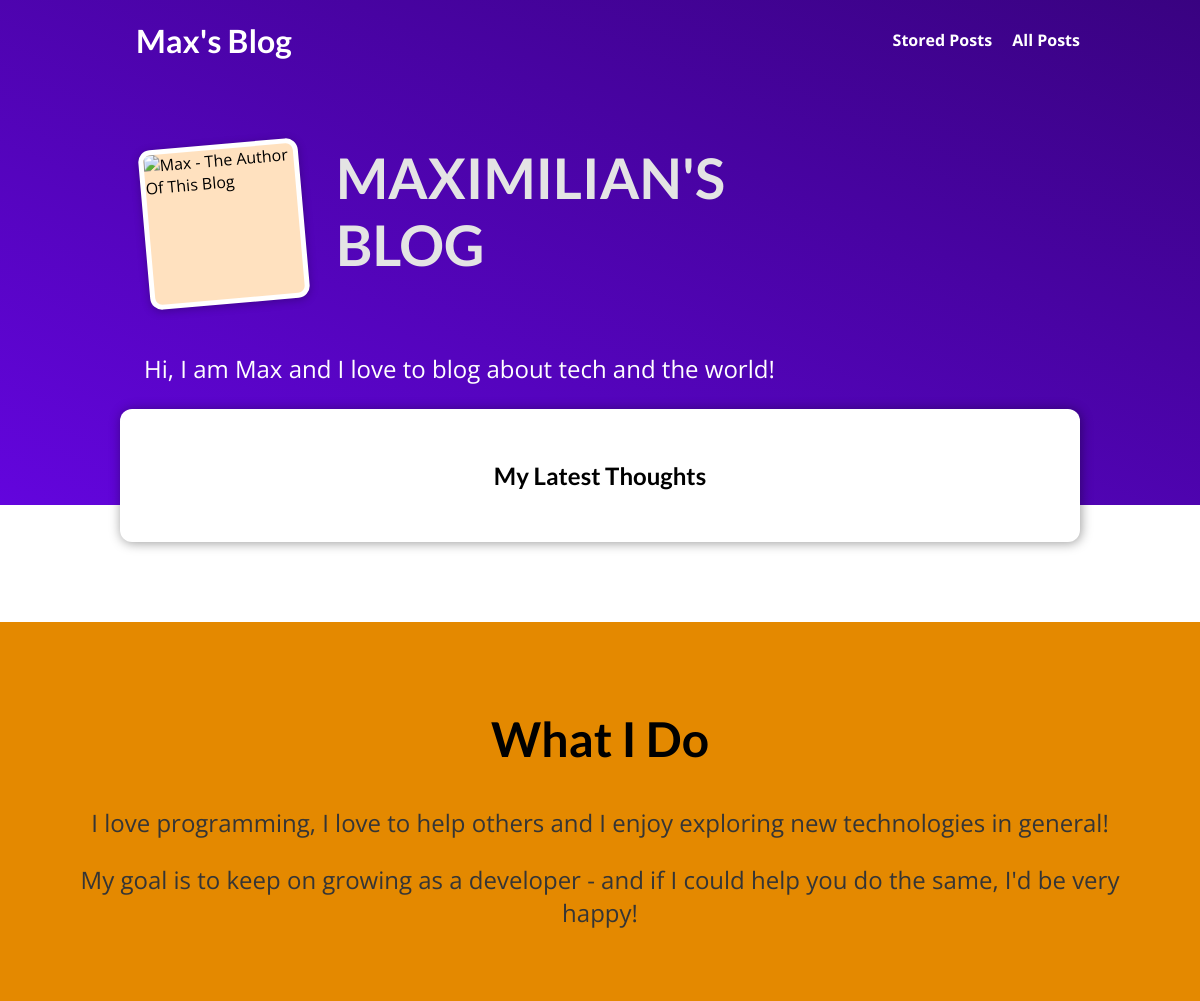
The app's page /, older data.
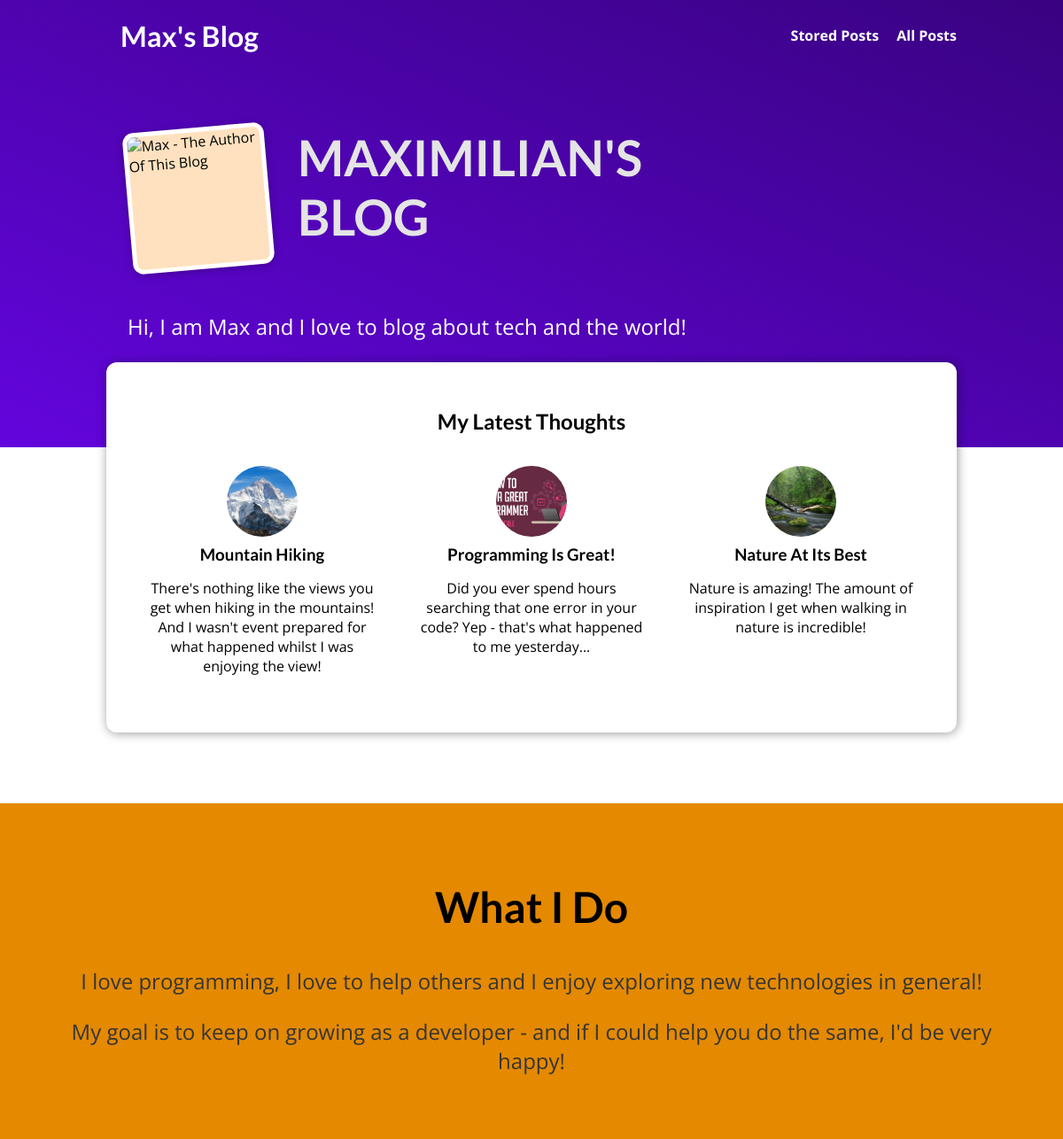
The same page, newer data.
### blog/models.py (models this page shows, shortened)
class Post(models.Model):
    title = models.CharField(max_length=150)
    excerpt = models.CharField(max_length=200)
    image = models.ImageField(upload_to="posts", null=True)
    date = models.DateField(auto_now=True)
    slug = models.SlugField(unique=True, db_index=True)
    content = models.TextField(validators=[MinLengthValidator(10)])
    author = models.ForeignKey(
        Author, null=True, on_delete=models.SET_NULL, related_name="posts")
    tags = models.ManyToManyField(Tag)

### blog/views.py (the view)
# urls.py: path('', views.StartingPageView.as_view(), name="starting-page"),
class StartingPageView(ListView):
    template_name = "blog/index.html"
    model = Post
    ordering = ["-date"]
    context_object_name = "posts"
    def get_queryset(self):
        queryset = super().get_queryset()
        data = queryset[:3]
        return data

### blog/templates/blog/index.html (shortened to what this page needs)
{% extends "base.html" %}
{% load static %}
{% block css_files%}
  <link rel="stylesheet" href="{% static "blog/post.css" %}">
  <link rel="stylesheet" href="{% static "blog/index.css" %}">
{% endblock %}
{% block content %}
  <section id="welcome">
    <header>
      <img src="{% static "blog/images/max.png" %}" alt="Max - The Author Of This Blog">
      <h2>MAXIMILIAN'S BLOG</h2>
    </header>
    <p>Hi, I am Max and I love to blog about tech and the world!</p>
  </section>
  <section id="latest-posts">
    <h2>My Latest Thoughts</h2>
    <ul>
      {% for post in posts %}
        {% include "blog/includes/post.html" %}
      {% endfor %}
    </ul>
  </section>
  <section id="about">
    <h2>What I Do</h2>
    <p>I love programming, I love to help others and I enjoy exploring new technologies in general!</p>
    <p>My goal is to keep on growing as a developer - and if I could help you do the same, I'd be very happy!</p>
  </section>
{% endblock %}

### blog/templates/blog/includes/post.html
<li>
  <article class="post">
    <a href="{% url "post-detail-page" post.slug %}">
      <img src="{{ post.image.url }}" alt="{{ post.title }}">
      <div class="post__content">
        <h3>{{ post.title }}</h3>
        <p>
          {{ post.excerpt }}
        </p>
      </div>
    </a>
  </article>
</li>

Row changes from the older to the newer data that the page shows:
added Post: image (picture), title "Mountain Hiking", excerpt "There's nothing like the views you get when hiking in the mountains! And I wasn't event prepared for what happened whilst I was enjoying the view!"
added Post: image (picture), title "Programming Is Great!", excerpt "Did you ever spend hours searching that one error in your code? Yep - that's what happened to me yesterday..."
added Post: image (picture), title "Nature At Its Best", excerpt "Nature is amazing! The amount of inspiration I get when walking in nature is incredible!"
